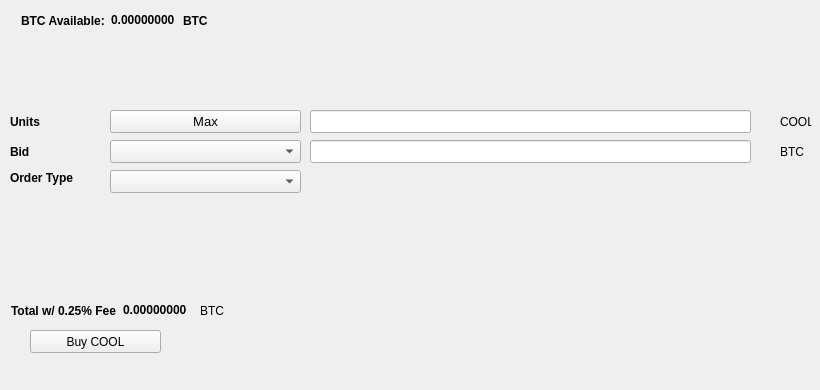
   <widget class="QWidget" name="BuyTab">
    <attribute name="title">
     <string>Buy</string>
    </attribute>
    <widget class="QPushButton" name="BuyVVL">
     <property name="geometry">
      <rect>
       <x>30</x>
       <y>330</y>
       <width>131</width>
       <height>23</height>
      </rect>
     </property>
     <property name="text">
      <string>Buy COOL</string>
     </property>
     <property name="icon">
      <iconset resource="../coolnode.qrc">
       <normaloff>:/icons/bitcoin</normaloff>:/icons/bitcoin</iconset>
     </property>
    </widget>
    <widget class="QLabel" name="label_3">
     <property name="geometry">
      <rect>
       <x>10</x>
       <y>110</y>
       <width>46</width>
       <height>23</height>
      </rect>
     </property>
     <property name="font">
      <font>
       <weight>75</weight>
       <bold>true</bold>
      </font>
     </property>
     <property name="text">
      <string>Units</string>
     </property>
    </widget>
    <widget class="QLineEdit" name="UnitsInput">
     <property name="geometry">
      <rect>
       <x>310</x>
       <y>110</y>
       <width>441</width>
       <height>23</height>
      </rect>
     </property>
     <property name="font">
      <font>
       <pointsize>9</pointsize>
       <weight>75</weight>
       <bold>true</bold>
      </font>
     </property>
    </widget>
    <widget class="QLineEdit" name="BuyBidPriceEdit">
     <property name="geometry">
      <rect>
       <x>310</x>
       <y>140</y>
       <width>441</width>
       <height>23</height>
      </rect>
     </property>
     <property name="font">
      <font>
       <pointsize>9</pointsize>
       <weight>75</weight>
       <bold>true</bold>
      </font>
     </property>
    </widget>
    <widget class="QLabel" name="label_4">
     <property name="geometry">
      <rect>
       <x>780</x>
       <y>110</y>
       <width>31</width>
       <height>23</height>
      </rect>
     </property>
     <property name="text">
      <string>COOL</string>
     </property>
    </widget>
    <widget class="QLabel" name="label_5">
     <property name="geometry">
      <rect>
       <x>780</x>
       <y>140</y>
       <width>31</width>
       <height>23</height>
      </rect>
     </property>
     <property name="text">
      <string>BTC</string>
     </property>
    </widget>
    <widget class="QLabel" name="label_6">
     <property name="geometry">
      <rect>
       <x>10</x>
       <y>140</y>
       <width>46</width>
       <height>23</height>
      </rect>
     </property>
     <property name="font">
      <font>
       <weight>75</weight>
       <bold>true</bold>
      </font>
     </property>
     <property name="text">
      <string>Bid</string>
     </property>
    </widget>
    <widget class="QLabel" name="label_7">
     <property name="geometry">
      <rect>
       <x>10</x>
       <y>170</y>
       <width>91</width>
       <height>16</height>
      </rect>
     </property>
     <property name="font">
      <font>
       <weight>75</weight>
       <bold>true</bold>
      </font>
     </property>
     <property name="text">
      <string>Order Type</string>
     </property>
    </widget>
    <widget class="QPushButton" name="Buy_Max_Amount">
     <property name="geometry">
      <rect>
       <x>110</x>
       <y>110</y>
       <width>191</width>
       <height>23</height>
      </rect>
     </property>
     <property name="font">
      <font>
       <pointsize>10</pointsize>
      </font>
     </property>
     <property name="text">
      <string>Max</string>
     </property>
    </widget>
    <widget class="QComboBox" name="BuyBidcomboBox">
     <property name="geometry">
      <rect>
       <x>110</x>
       <y>140</y>
       <width>191</width>
       <height>23</height>
      </rect>
     </property>
     <property name="font">
      <font>
       <pointsize>10</pointsize>
      </font>
     </property>
    </widget>
    <widget class="QComboBox" name="buyOrdertypeCombo">
     <property name="geometry">
      <rect>
       <x>110</x>
       <y>170</y>
       <width>191</width>
       <height>23</height>
      </rect>
     </property>
     <property name="font">
      <font>
       <pointsize>10</pointsize>
      </font>
     </property>
    </widget>
    <widget class="QWidget" name="layoutWidget1">
     <property name="geometry">
      <rect>
       <x>21</x>
       <y>11</y>
       <width>227</width>
       <height>19</height>
      </rect>
     </property>
     <layout class="QHBoxLayout" name="horizontalLayout_3">
      <item>
       <widget class="QLabel" name="label232">
        <property name="font">
         <font>
          <weight>75</weight>
          <bold>true</bold>
         </font>
        </property>
        <property name="text">
         <string>BTC Available:</string>
        </property>
       </widget>
      </item>
      <item>
       <widget class="QLabel" name="BtcAvailableLbl">
        <property name="palette">
         <palette>
          <active>
           <colorrole role="WindowText">
            <brush brushstyle="SolidPattern">
             <color alpha="255">
              <red>0</red>
              <green>0</green>
              <blue>0</blue>
             </color>
            </brush>
           </colorrole>
           <colorrole role="Button">
            <brush brushstyle="SolidPattern">
             <color alpha="255">
              <red>0</red>
              <green>170</green>
              <blue>0</blue>
             </color>
            </brush>
           </colorrole>
           <colorrole role="Light">
            <brush brushstyle="SolidPattern">
             <color alpha="255">
              <red>0</red>
              <green>255</green>
              <blue>0</blue>
             </color>
            </brush>
           </colorrole>
           <colorrole role="Midlight">
            <brush brushstyle="SolidPattern">
             <color alpha="255">
              <red>0</red>
              <green>212</green>
              <blue>0</blue>
             </color>
            </brush>
           </colorrole>
           <colorrole role="Dark">
            <brush brushstyle="SolidPattern">
             <color alpha="255">
              <red>0</red>
              <green>85</green>
              <blue>0</blue>
             </color>
            </brush>
           </colorrole>
           <colorrole role="Mid">
            <brush brushstyle="SolidPattern">
             <color alpha="255">
              <red>0</red>
              <green>113</green>
              <blue>0</blue>
             </color>
            </brush>
           </colorrole>
           <colorrole role="Text">
            <brush brushstyle="SolidPattern">
             <color alpha="255">
              <red>0</red>
              <green>170</green>
              <blue>0</blue>
             </color>
            </brush>
           </colorrole>
           <colorrole role="BrightText">
            <brush brushstyle="SolidPattern">
             <color alpha="255">
              <red>255</red>
              <green>255</green>
              <blue>255</blue>
             </color>
            </brush>
           </colorrole>
           <colorrole role="ButtonText">
            <brush brushstyle="SolidPattern">
             <color alpha="255">
              <red>0</red>
              <green>0</green>
              <blue>0</blue>
             </color>
            </brush>
           </colorrole>
           <colorrole role="Base">
            <brush brushstyle="SolidPattern">
             <color alpha="255">
              <red>255</red>
              <green>255</green>
              <blue>255</blue>
             </color>
            </brush>
           </colorrole>
           <colorrole role="Window">
            <brush brushstyle="SolidPattern">
             <color alpha="255">
              <red>0</red>
              <green>170</green>
              <blue>0</blue>
             </color>
            </brush>
           </colorrole>
           <colorrole role="Shadow">
            <brush brushstyle="SolidPattern">
             <color alpha="255">
              <red>0</red>
              <green>0</green>
              <blue>0</blue>
             </color>
            </brush>
           </colorrole>
           <colorrole role="AlternateBase">
            <brush brushstyle="SolidPattern">
             <color alpha="255">
              <red>127</red>
              <green>212</green>
              <blue>127</blue>
             </color>
            </brush>
           </colorrole>
           <colorrole role="ToolTipBase">
            <brush brushstyle="SolidPattern">
             <color alpha="255">
              <red>255</red>
              <green>255</green>
              <blue>220</blue>
             </color>
            </brush>
           </colorrole>
           <colorrole role="ToolTipText">
            <brush brushstyle="SolidPattern">
             <color alpha="255">
              <red>0</red>
              <green>0</green>
              <blue>0</blue>
             </color>
            </brush>
           </colorrole>
          </active>
          <inactive>
           <colorrole role="WindowText">
            <brush brushstyle="SolidPattern">
             <color alpha="255">
              <red>0</red>
              <green>0</green>
              <blue>0</blue>
             </color>
            </brush>
           </colorrole>
           <colorrole role="Button">
            <brush brushstyle="SolidPattern">
             <color alpha="255">
              <red>0</red>
              <green>170</green>
              <blue>0</blue>
             </color>
            </brush>
           </colorrole>
           <colorrole role="Light">
            <brush brushstyle="SolidPattern">
             <color alpha="255">
              <red>0</red>
              <green>255</green>
              <blue>0</blue>
             </color>
            </brush>
           </colorrole>
           <colorrole role="Midlight">
            <brush brushstyle="SolidPattern">
             <color alpha="255">
              <red>0</red>
              <green>212</green>
              <blue>0</blue>
             </color>
            </brush>
           </colorrole>
           <colorrole role="Dark">
            <brush brushstyle="SolidPattern">
             <color alpha="255">
              <red>0</red>
              <green>85</green>
              <blue>0</blue>
             </color>
            </brush>
           </colorrole>
           <colorrole role="Mid">
            <brush brushstyle="SolidPattern">
             <color alpha="255">
              <red>0</red>
              <green>113</green>
              <blue>0</blue>
             </color>
            </brush>
           </colorrole>
           <colorrole role="Text">
            <brush brushstyle="SolidPattern">
             <color alpha="255">
              <red>0</red>
              <green>170</green>
              <blue>0</blue>
             </color>
            </brush>
           </colorrole>
           <colorrole role="BrightText">
            <brush brushstyle="SolidPattern">
             <color alpha="255">
              <red>255</red>
              <green>255</green>
              <blue>255</blue>
             </color>
            </brush>
           </colorrole>
           <colorrole role="ButtonText">
            <brush brushstyle="SolidPattern">
             <color alpha="255">
              <red>0</red>
              <green>0</green>
              <blue>0</blue>
             </color>
            </brush>
           </colorrole>
           <colorrole role="Base">
            <brush brushstyle="SolidPattern">
             <color alpha="255">
              <red>255</red>
              <green>255</green>
              <blue>255</blue>
             </color>
            </brush>
           </colorrole>
           <colorrole role="Window">
            <brush brushstyle="SolidPattern">
             <color alpha="255">
              <red>0</red>
              <green>170</green>
              <blue>0</blue>
             </color>
            </brush>
           </colorrole>
           <colorrole role="Shadow">
            <brush brushstyle="SolidPattern">
             <color alpha="255">
              <red>0</red>
              <green>0</green>
              <blue>0</blue>
             </color>
            </brush>
           </colorrole>
           <colorrole role="AlternateBase">
            <brush brushstyle="SolidPattern">
             <color alpha="255">
              <red>127</red>
              <green>212</green>
              <blue>127</blue>
             </color>
            </brush>
           </colorrole>
           <colorrole role="ToolTipBase">
            <brush brushstyle="SolidPattern">
             <color alpha="255">
              <red>255</red>
              <green>255</green>
              <blue>220</blue>
             </color>
            </brush>
           </colorrole>
           <colorrole role="ToolTipText">
            <brush brushstyle="SolidPattern">
             <color alpha="255">
              <red>0</red>
              <green>0</green>
              <blue>0</blue>
             </color>
            </brush>
           </colorrole>
          </inactive>
          <disabled>
           <colorrole role="WindowText">
            <brush brushstyle="SolidPattern">
             <color alpha="255">
              <red>0</red>
              <green>85</green>
              <blue>0</blue>
             </color>
            </brush>
           </colorrole>
           <colorrole role="Button">
            <brush brushstyle="SolidPattern">
             <color alpha="255">
              <red>0</red>
              <green>170</green>
              <blue>0</blue>
             </color>
            </brush>
           </colorrole>
           <colorrole role="Light">
            <brush brushstyle="SolidPattern">
             <color alpha="255">
              <red>0</red>
              <green>255</green>
              <blue>0</blue>
             </color>
            </brush>
           </colorrole>
           <colorrole role="Midlight">
            <brush brushstyle="SolidPattern">
             <color alpha="255">
              <red>0</red>
              <green>212</green>
              <blue>0</blue>
             </color>
            </brush>
           </colorrole>
           <colorrole role="Dark">
            <brush brushstyle="SolidPattern">
             <color alpha="255">
              <red>0</red>
              <green>85</green>
              <blue>0</blue>
             </color>
            </brush>
           </colorrole>
           <colorrole role="Mid">
            <brush brushstyle="SolidPattern">
             <color alpha="255">
              <red>0</red>
              <green>113</green>
              <blue>0</blue>
             </color>
            </brush>
           </colorrole>
           <colorrole role="Text">
            <brush brushstyle="SolidPattern">
             <color alpha="255">
              <red>0</red>
              <green>85</green>
              <blue>0</blue>
             </color>
            </brush>
           </colorrole>
           <colorrole role="BrightText">
            <brush brushstyle="SolidPattern">
             <color alpha="255">
              <red>255</red>
              <green>255</green>
              <blue>255</blue>
             </color>
            </brush>
           </colorrole>
           <colorrole role="ButtonText">
            <brush brushstyle="SolidPattern">
             <color alpha="255">
              <red>0</red>
              <green>85</green>
              <blue>0</blue>
             </color>
            </brush>
           </colorrole>
           <colorrole role="Base">
            <brush brushstyle="SolidPattern">
             <color alpha="255">
              <red>0</red>
              <green>170</green>
              <blue>0</blue>
             </color>
            </brush>
           </colorrole>
           <colorrole role="Window">
            <brush brushstyle="SolidPattern">
             <color alpha="255">
              <red>0</red>
              <green>170</green>
              <blue>0</blue>
             </color>
            </brush>
           </colorrole>
           <colorrole role="Shadow">
            <brush brushstyle="SolidPattern">
             <color alpha="255">
              <red>0</red>
              <green>0</green>
              <blue>0</blue>
             </color>
            </brush>
           </colorrole>
           <colorrole role="AlternateBase">
            <brush brushstyle="SolidPattern">
             <color alpha="255">
              <red>0</red>
              <green>170</green>
              <blue>0</blue>
             </color>
            </brush>
           </colorrole>
           <colorrole role="ToolTipBase">
            <brush brushstyle="SolidPattern">
             <color alpha="255">
              <red>255</red>
              <green>255</green>
              <blue>220</blue>
             </color>
            </brush>
           </colorrole>
           <colorrole role="ToolTipText">
            <brush brushstyle="SolidPattern">
             <color alpha="255">
              <red>0</red>
              <green>0</green>
              <blue>0</blue>
             </color>
            </brush>
           </colorrole>
          </disabled>
         </palette>
        </property>
        <property name="font">
         <font>
          <weight>75</weight>
          <bold>true</bold>
         </font>
        </property>
        <property name="text">
         <string>0.00000000</string>
        </property>
        <property name="textInteractionFlags">
         <set>Qt::LinksAccessibleByMouse|Qt::TextSelectableByKeyboard|Qt::TextSelectableByMouse</set>
        </property>
       </widget>
      </item>
      <item>
       <widget class="QLabel" name="BtcAvailableLbl_2">
        <property name="font">
         <font>
          <weight>75</weight>
          <bold>true</bold>
         </font>
        </property>
        <property name="text">
         <string>BTC</string>
        </property>
       </widget>
      </item>
     </layout>
    </widget>
    <widget class="QWidget" name="layoutWidge2">
     <property name="geometry">
      <rect>
       <x>11</x>
       <y>301</y>
       <width>259</width>
       <height>19</height>
      </rect>
     </property>
     <layout class="QHBoxLayout" name="horizontalLayout_4">
      <item>
       <widget class="QLabel" name="label_9">
        <property name="font">
         <font>
          <weight>75</weight>
          <bold>true</bold>
         </font>
        </property>
        <property name="text">
         <string>Total w/ 0.25% Fee</string>
        </property>
       </widget>
      </item>
      <item>
       <widget class="QLabel" name="BuyCostLabel">
        <property name="palette">
         <palette>
          <active>
           <colorrole role="WindowText">
            <brush brushstyle="SolidPattern">
             <color alpha="255">
              <red>0</red>
              <green>0</green>
              <blue>0</blue>
             </color>
            </brush>
           </colorrole>
           <colorrole role="Button">
            <brush brushstyle="SolidPattern">
             <color alpha="255">
              <red>0</red>
              <green>170</green>
              <blue>0</blue>
             </color>
            </brush>
           </colorrole>
           <colorrole role="Light">
            <brush brushstyle="SolidPattern">
             <color alpha="255">
              <red>0</red>
              <green>255</green>
              <blue>0</blue>
             </color>
            </brush>
           </colorrole>
           <colorrole role="Midlight">
            <brush brushstyle="SolidPattern">
             <color alpha="255">
              <red>0</red>
              <green>212</green>
              <blue>0</blue>
             </color>
            </brush>
           </colorrole>
           <colorrole role="Dark">
            <brush brushstyle="SolidPattern">
             <color alpha="255">
              <red>0</red>
              <green>85</green>
              <blue>0</blue>
             </color>
            </brush>
           </colorrole>
           <colorrole role="Mid">
            <brush brushstyle="SolidPattern">
             <color alpha="255">
              <red>0</red>
              <green>113</green>
              <blue>0</blue>
             </color>
            </brush>
           </colorrole>
           <colorrole role="Text">
            <brush brushstyle="SolidPattern">
             <color alpha="255">
              <red>0</red>
              <green>170</green>
              <blue>0</blue>
             </color>
            </brush>
           </colorrole>
           <colorrole role="BrightText">
            <brush brushstyle="SolidPattern">
             <color alpha="255">
              <red>255</red>
              <green>255</green>
              <blue>255</blue>
             </color>
            </brush>
           </colorrole>
           <colorrole role="ButtonText">
            <brush brushstyle="SolidPattern">
             <color alpha="255">
              <red>0</red>
              <green>0</green>
              <blue>0</blue>
             </color>
            </brush>
           </colorrole>
           <colorrole role="Base">
            <brush brushstyle="SolidPattern">
             <color alpha="255">
              <red>255</red>
              <green>255</green>
              <blue>255</blue>
             </color>
            </brush>
           </colorrole>
           <colorrole role="Window">
            <brush brushstyle="SolidPattern">
             <color alpha="255">
              <red>0</red>
              <green>170</green>
              <blue>0</blue>
             </color>
            </brush>
           </colorrole>
           <colorrole role="Shadow">
            <brush brushstyle="SolidPattern">
             <color alpha="255">
              <red>0</red>
              <green>0</green>
              <blue>0</blue>
             </color>
            </brush>
           </colorrole>
           <colorrole role="AlternateBase">
            <brush brushstyle="SolidPattern">
             <color alpha="255">
              <red>127</red>
              <green>212</green>
              <blue>127</blue>
             </color>
            </brush>
           </colorrole>
           <colorrole role="ToolTipBase">
            <brush brushstyle="SolidPattern">
             <color alpha="255">
              <red>255</red>
              <green>255</green>
              <blue>220</blue>
             </color>
            </brush>
           </colorrole>
           <colorrole role="ToolTipText">
            <brush brushstyle="SolidPattern">
             <color alpha="255">
              <red>0</red>
              <green>0</green>
              <blue>0</blue>
             </color>
            </brush>
           </colorrole>
          </active>
          <inactive>
           <colorrole role="WindowText">
            <brush brushstyle="SolidPattern">
             <color alpha="255">
              <red>0</red>
              <green>0</green>
              <blue>0</blue>
             </color>
            </brush>
           </colorrole>
           <colorrole role="Button">
            <brush brushstyle="SolidPattern">
             <color alpha="255">
              <red>0</red>
              <green>170</green>
              <blue>0</blue>
             </color>
            </brush>
           </colorrole>
           <colorrole role="Light">
            <brush brushstyle="SolidPattern">
             <color alpha="255">
              <red>0</red>
              <green>255</green>
              <blue>0</blue>
             </color>
            </brush>
           </colorrole>
           <colorrole role="Midlight">
            <brush brushstyle="SolidPattern">
             <color alpha="255">
              <red>0</red>
              <green>212</green>
              <blue>0</blue>
             </color>
            </brush>
           </colorrole>
           <colorrole role="Dark">
            <brush brushstyle="SolidPattern">
             <color alpha="255">
              <red>0</red>
              <green>85</green>
              <blue>0</blue>
             </color>
            </brush>
           </colorrole>
           <colorrole role="Mid">
            <brush brushstyle="SolidPattern">
             <color alpha="255">
              <red>0</red>
              <green>113</green>
              <blue>0</blue>
             </color>
            </brush>
           </colorrole>
           <colorrole role="Text">
            <brush brushstyle="SolidPattern">
             <color alpha="255">
              <red>0</red>
              <green>170</green>
              <blue>0</blue>
             </color>
            </brush>
           </colorrole>
           <colorrole role="BrightText">
            <brush brushstyle="SolidPattern">
             <color alpha="255">
              <red>255</red>
              <green>255</green>
              <blue>255</blue>
             </color>
            </brush>
           </colorrole>
           <colorrole role="ButtonText">
            <brush brushstyle="SolidPattern">
             <color alpha="255">
              <red>0</red>
              <green>0</green>
              <blue>0</blue>
             </color>
            </brush>
           </colorrole>
           <colorrole role="Base">
            <brush brushstyle="SolidPattern">
             <color alpha="255">
              <red>255</red>
              <green>255</green>
              <blue>255</blue>
             </color>
            </brush>
           </colorrole>
           <colorrole role="Window">
            <brush brushstyle="SolidPattern">
             <color alpha="255">
              <red>0</red>
              <green>170</green>
              <blue>0</blue>
             </color>
            </brush>
           </colorrole>
           <colorrole role="Shadow">
            <brush brushstyle="SolidPattern">
             <color alpha="255">
              <red>0</red>
              <green>0</green>
              <blue>0</blue>
             </color>
            </brush>
           </colorrole>
           <colorrole role="AlternateBase">
            <brush brushstyle="SolidPattern">
             <color alpha="255">
              <red>127</red>
              <green>212</green>
              <blue>127</blue>
             </color>
            </brush>
           </colorrole>
           <colorrole role="ToolTipBase">
            <brush brushstyle="SolidPattern">
             <color alpha="255">
              <red>255</red>
              <green>255</green>
              <blue>220</blue>
             </color>
            </brush>
           </colorrole>
           <colorrole role="ToolTipText">
            <brush brushstyle="SolidPattern">
             <color alpha="255">
              <red>0</red>
              <green>0</green>
              <blue>0</blue>
             </color>
            </brush>
           </colorrole>
          </inactive>
          <disabled>
           <colorrole role="WindowText">
            <brush brushstyle="SolidPattern">
             <color alpha="255">
              <red>0</red>
              <green>85</green>
              <blue>0</blue>
             </color>
            </brush>
           </colorrole>
           <colorrole role="Button">
            <brush brushstyle="SolidPattern">
             <color alpha="255">
              <red>0</red>
              <green>170</green>
              <blue>0</blue>
             </color>
            </brush>
           </colorrole>
           <colorrole role="Light">
            <brush brushstyle="SolidPattern">
             <color alpha="255">
              <red>0</red>
              <green>255</green>
              <blue>0</blue>
             </color>
            </brush>
           </colorrole>
           <colorrole role="Midlight">
            <brush brushstyle="SolidPattern">
             <color alpha="255">
              <red>0</red>
              <green>212</green>
              <blue>0</blue>
             </color>
            </brush>
           </colorrole>
           <colorrole role="Dark">
            <brush brushstyle="SolidPattern">
             <color alpha="255">
              <red>0</red>
              <green>85</green>
              <blue>0</blue>
             </color>
            </brush>
           </colorrole>
           <colorrole role="Mid">
            <brush brushstyle="SolidPattern">
             <color alpha="255">
              <red>0</red>
              <green>113</green>
              <blue>0</blue>
             </color>
            </brush>
           </colorrole>
           <colorrole role="Text">
            <brush brushstyle="SolidPattern">
             <color alpha="255">
              <red>0</red>
              <green>85</green>
              <blue>0</blue>
             </color>
            </brush>
           </colorrole>
           <colorrole role="BrightText">
            <brush brushstyle="SolidPattern">
             <color alpha="255">
              <red>255</red>
              <green>255</green>
              <blue>255</blue>
             </color>
            </brush>
           </colorrole>
           <colorrole role="ButtonText">
            <brush brushstyle="SolidPattern">
             <color alpha="255">
              <red>0</red>
              <green>85</green>
              <blue>0</blue>
             </color>
            </brush>
           </colorrole>
           <colorrole role="Base">
            <brush brushstyle="SolidPattern">
             <color alpha="255">
              <red>0</red>
              <green>170</green>
              <blue>0</blue>
             </color>
            </brush>
           </colorrole>
           <colorrole role="Window">
            <brush brushstyle="SolidPattern">
             <color alpha="255">
              <red>0</red>
              <green>170</green>
              <blue>0</blue>
             </color>
            </brush>
           </colorrole>
           <colorrole role="Shadow">
            <brush brushstyle="SolidPattern">
             <color alpha="255">
              <red>0</red>
              <green>0</green>
              <blue>0</blue>
             </color>
            </brush>
           </colorrole>
           <colorrole role="AlternateBase">
            <brush brushstyle="SolidPattern">
             <color alpha="255">
              <red>0</red>
              <green>170</green>
              <blue>0</blue>
             </color>
            </brush>
           </colorrole>
           <colorrole role="ToolTipBase">
            <brush brushstyle="SolidPattern">
             <color alpha="255">
              <red>255</red>
              <green>255</green>
              <blue>220</blue>
             </color>
            </brush>
           </colorrole>
           <colorrole role="ToolTipText">
            <brush brushstyle="SolidPattern">
             <color alpha="255">
              <red>0</red>
              <green>0</green>
              <blue>0</blue>
             </color>
            </brush>
           </colorrole>
          </disabled>
         </palette>
        </property>
        <property name="font">
         <font>
          <weight>75</weight>
          <bold>true</bold>
         </font>
        </property>
        <property name="autoFillBackground">
         <bool>false</bool>
        </property>
        <property name="text">
         <string>0.00000000</string>
        </property>
        <property name="textInteractionFlags">
         <set>Qt::LinksAccessibleByMouse|Qt::TextSelectableByMouse</set>
        </property>
       </widget>
      </item>
      <item>
       <widget class="QLabel" name="label_10">
        <property name="font">
         <font>
          <weight>50</weight>
          <bold>false</bold>
         </font>
        </property>
        <property name="text">
         <string>BTC</string>
        </property>
       </widget>
      </item>
     </layout>
    </widget>
    <widget class="QLabel" name="label_24">
     <property name="geometry">
      <rect>
       <x>460</x>
       <y>300</y>
       <width>281</width>
       <height>81</height>
      </rect>
     </property>
     <property name="text">
      <string/>
     </property>
     <property name="pixmap">
      <pixmap>:/images/bittrex</pixmap>
     </property>
    </widget>
   </widget>
